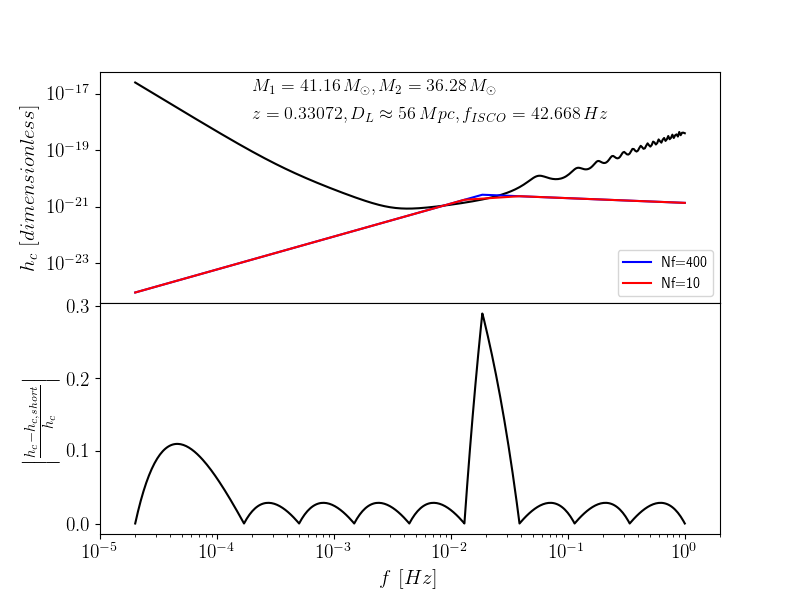

Generate this figure with Python:
#!/usr/bin/python

# Check accuracy of using a small number of points when calculating strain

import numpy as np
import matplotlib.pyplot as plt
plt.rcParams[ 'text.usetex' ] = True
plt.rcParams[ 'xtick.labelsize' ] = 14
plt.rcParams[ 'ytick.labelsize' ] = 14
plt.rcParams[ 'axes.labelsize' ] = 15

# Load in data
f_LISA, PSD_LISA = np.loadtxt( '../../LISA_sensitivity/LISA_sensitivity.dat', \
                               unpack = True )
dataS            = np.loadtxt( 'hcSmallNf.dat' )
data             = np.loadtxt( 'hc.dat' )

# Compute noise amplitude for LISA
hn_LISA = np.sqrt( PSD_LISA * f_LISA )

Merger = 10

# Get redshift z and comoving distance r
z = data[ Merger, 4 ]
r = data[ Merger, 5 ]

# Get frequencies and strain
f      = data [ 0,      7 : ]
hc     = data [ Merger, 7 : ]
fS     = dataS[ 0,      7 : ]
hcS    = dataS[ Merger, 7 : ]
f_ISCO = data [ Merger, 5   ]

# Get masses
M1 = data[ Merger, 1 ]
M2 = data[ Merger, 2 ]

# Plotting
fig = plt.figure(figsize=(8,6))

# Plot LISA noise curve and strain curves
ax1 = plt.subplot(211)

ax1.loglog( f_LISA, hn_LISA , 'k-' )
ax1.loglog( f,      hc,       'b-', label = 'Nf=400' )
ax1.loglog( fS,     hcS,      'r-', label = 'Nf=10'  )

ax1.text( 2.0e-4, 1.0e-17, \
            r'$M_{1} = %.2f\,M_{\odot}, M_{2} = %.2f\,M_{\odot}$' \
              % ( M1, M2 ), fontsize = 13 )
ax1.text( 2.0e-4, 1.0e-18, \
            r'$z = %.5f, D_L \approx %i\,Mpc,f_{ISCO}=%.3f\,Hz$' \
              % ( z, r * ( 1.0 + z ), f_ISCO ), fontsize = 13 )
ax1.set_xticks( [] )
ax1.set_ylabel( r'$h_{c}\,\left[dimensionless\right]$' )
ax1.legend( loc = 4 )
ax1.set_xlim( 1.0e-5, 2.0 )

### Plot fractional error
from scipy.interpolate import interp1d
ax2 = plt.subplot(212)

hc  = interp1d( f,  hc  )
hcS = interp1d( fS, hcS )

ax2.semilogx( f, np.abs( ( hc( f ) - hcS( f ) ) / hc( f ) ), 'k-' )
ax2.set_xlabel( r'$f\,\left[Hz\right]$' )
ax2.set_ylabel( r'$\left|\frac{h_{c}-h_{c,short}}{h_{c}}\right|$' )
ax2.set_xlim( 1.0e-5, 2.0 )

plt.subplots_adjust( hspace = 0 )
#plt.savefig( 'CheckSmallerNf.png' )
plt.show()
